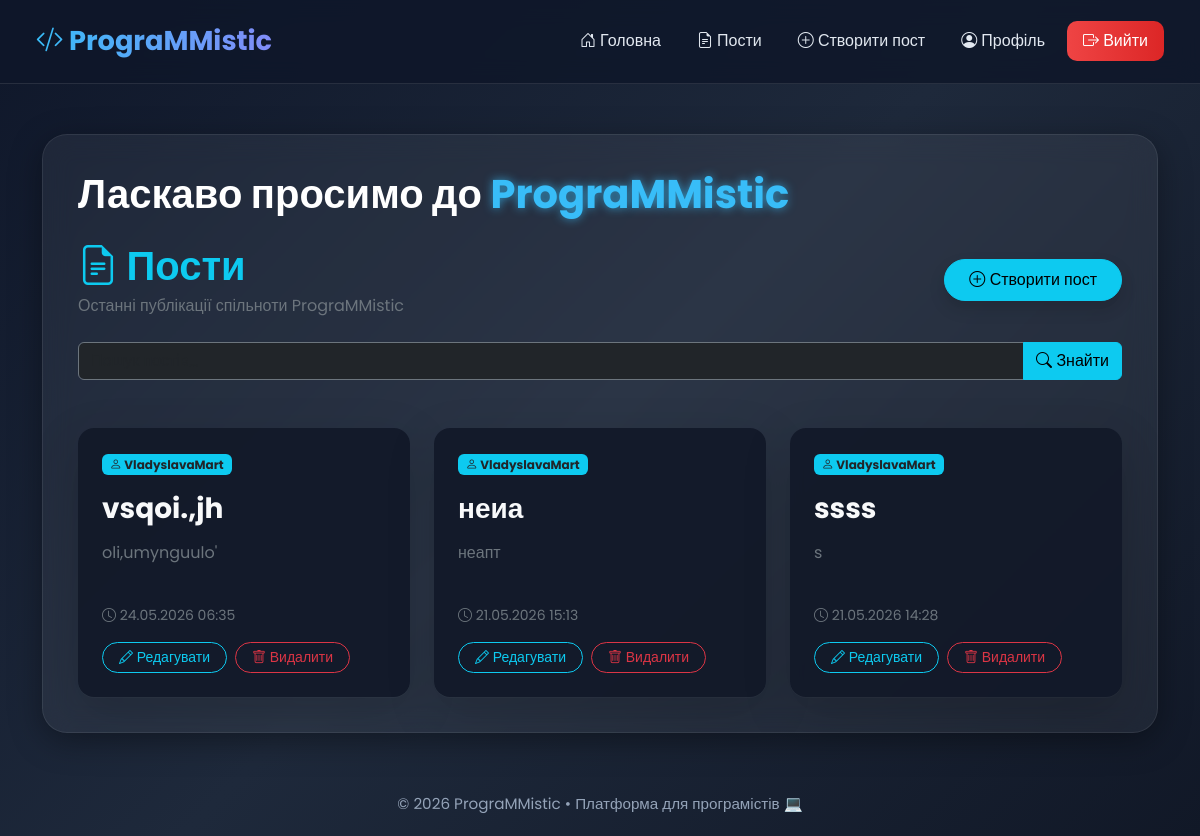
The page /posts/ (signed in) on the database as committed earlier.
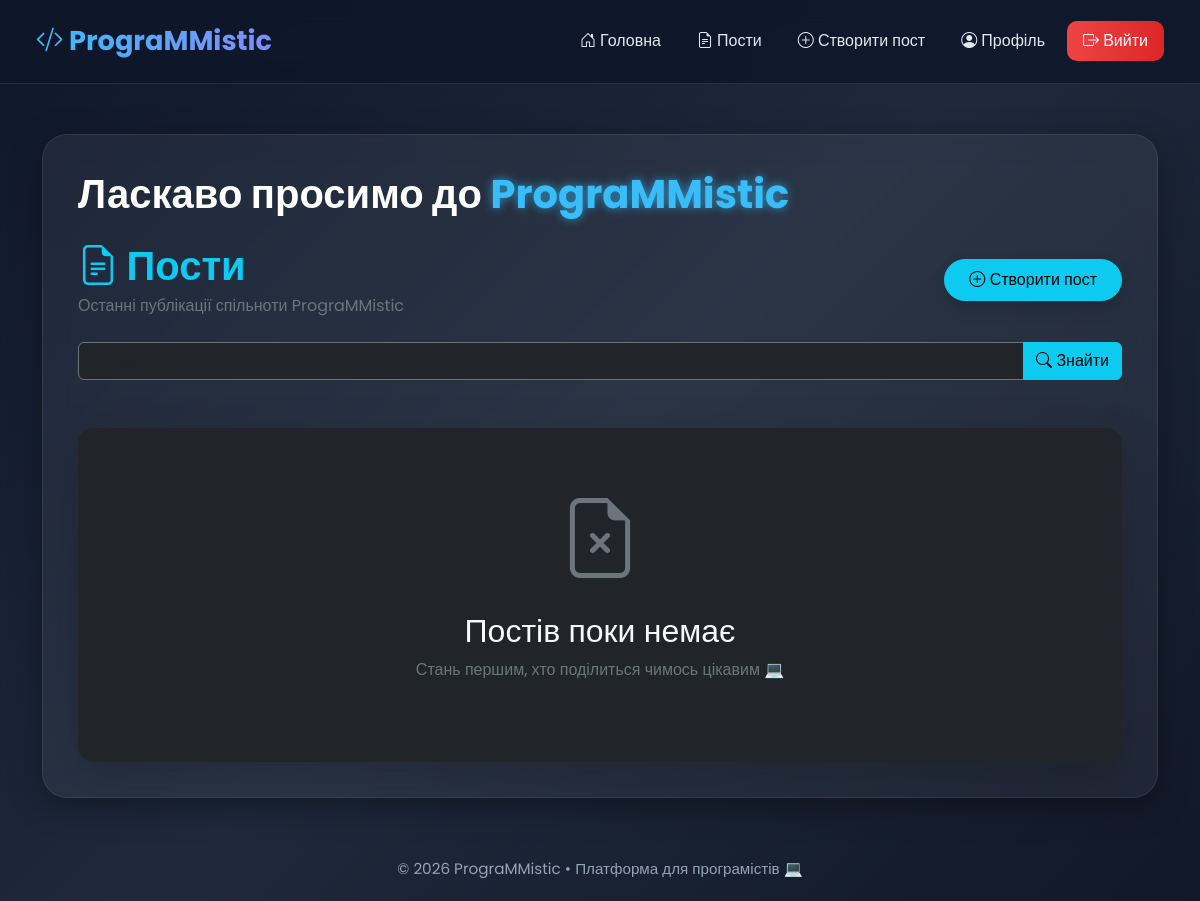
The same page on the database as committed later.
### posts/models.py (models this page shows, shortened)
class Post(models.Model):
    title = models.CharField(max_length=100)
    content = models.TextField()
    user = models.ForeignKey(settings.AUTH_USER_MODEL, on_delete=models.CASCADE)
    created_at = models.DateTimeField(default=timezone.now)

### posts/views.py (the view)
# urls.py: path('posts/', views.post_list, name='post_list'),
def post_list(request):
    query = request.GET.get('search', '')
    posts = Post.objects.all().select_related('user').order_by('-created_at')
    if query:
        posts = posts.filter(Q(title__icontains=query) | Q(content__icontains=query))
    return render(request, 'post_list.html', {'posts': posts, 'query': query})

### templates/post_list.html (shortened to what this page needs)
{% extends 'base.html' %}
{% block content %}
<div class="d-flex justify-content-between align-items-center flex-wrap mb-4">
    <div>
        <h1 class="fw-bold text-info mb-1">
            <i class="bi bi-file-earmark-text"></i> Пости
        </h1>
        <p class="text-secondary mb-0">
            Останні публікації спільноти PrograMMistic
        </p>
    </div>
    {% if user.is_authenticated %}
    <a href="{% url 'post_create' %}" class="btn btn-info rounded-pill px-4 py-2 shadow">
        <i class="bi bi-plus-circle"></i>
        Створити пост
    </a>
    {% endif %}
</div>
<form action="{% url 'post_list' %}" method="get" class="mb-5">
    <div class="input-group">
        <input
            type="text"
            name="search"
            class="form-control bg-dark text-light border-secondary"
            placeholder="Пошук постів..."
            value="{{ query }}"
        >
        <button type="submit" class="btn btn-info">
            <i class="bi bi-search"></i>
            Знайти
        </button>
    </div>
</form>
<div class="row g-4">
{% for post in posts %}
    <div class="col-md-6 col-lg-4">
        <div class="card bg-dark text-light border-0 shadow-lg h-100 rounded-4 post-card">
            <div class="card-body d-flex flex-column p-4">
                <div class="mb-3">
                    <span class="badge bg-info text-dark">
                        <i class="bi bi-person"></i>
                        {{ post.user.username }}
                    </span>
                </div>
                <h3 class="card-title fw-bold mb-3">
                    {{ post.title }}
                </h3>
                <p class="card-text text-secondary flex-grow-1">
                    {{ post.content|truncatewords:25 }}
                </p>
                <div class="mt-4">
                    <p class="small text-secondary mb-3">
                        <i class="bi bi-clock"></i>
                        {{ post.created_at|date:"d.m.Y H:i" }}
                    </p>
                    {% if user == post.user or user.is_superuser %}
                    <div class="d-flex gap-2">
                        <a href="{% url 'post_edit' post.id %}"
                           class="btn btn-outline-info btn-sm rounded-pill px-3">
                            <i class="bi bi-pencil"></i>
                            Редагувати
                        </a>
                        <form action="{% url 'post_delete' post.id %}" method="post">
                            <button type="submit"
                                    class="btn btn-outline-danger btn-sm rounded-pill px-3">
                                <i class="bi bi-trash"></i>
                                Видалити
                            </button>
                        </form>
                    </div>
                    {% endif %}
                </div>
            </div>
        </div>
    </div>
{% empty %}
<div class="col-12">
    <div class="card bg-dark border-0 shadow-lg rounded-4 text-center p-5">
        <div class="card-body">
            <i class="bi bi-file-earmark-x display-1 text-secondary"></i>
            <h2 class="mt-4 text-light">
                Постів поки немає
            </h2>
            <p class="text-secondary">
                Стань першим, хто поділиться чимось цікавим 💻
            </p>
        </div>
    </div>
</div>
{% endfor %}
</div>
{% endblock %}

Rows that differ between the two databases and show on the page:
removed Post: user.username "VladyslavaMart", title "vsqoi.,jh", content "oli,umynguulo'", created_at "24.05.2026 06:35", shows "Редагувати"
removed Post: user.username "VladyslavaMart", title "неиа", content "неапт", created_at "21.05.2026 15:13", shows "Редагувати"
removed Post: user.username "VladyslavaMart", title "ssss", content "s", created_at "21.05.2026 14:28", shows "Редагувати"
Other text that changed with them:
text now shown: "Постів поки немає Стань першим, хто поділиться чимось цікавим 💻"
